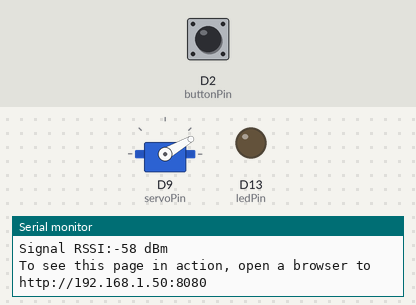
Bench run of a sketch on a simulated Arduino Uno R4 WiFi. On the bench: servo, output pins drawn as LEDs (lit = HIGH), the last lines printed to the serial monitor. Inputs (shaded band) come from the test bench; at power-on: D2 (buttonPin) HIGH. WiFi joins after 1.5 s; servers stay silent unless stated; not simulated (calls return 0 or success): secrets.h.

Above: at 13.7 s.
13.8 s: D2 (buttonPin) pulled LOW for 0.15 s
At 14.3 s:
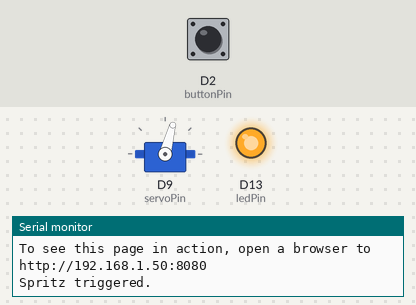
15.9 s: D2 (buttonPin) pulled LOW for 1 s
At 17.6 s:
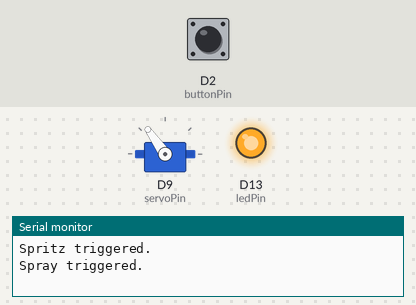
19.4 s: D2 (buttonPin) pulled LOW for 3.2 s
At 25.0 s:
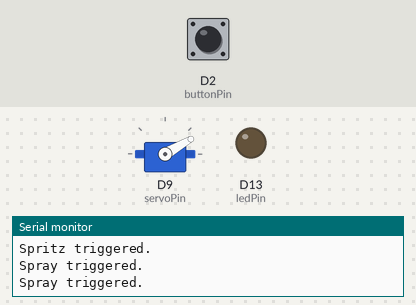
Timing chart, 0 to 26.5 s (numbered marks = the images above; inputs shaded):
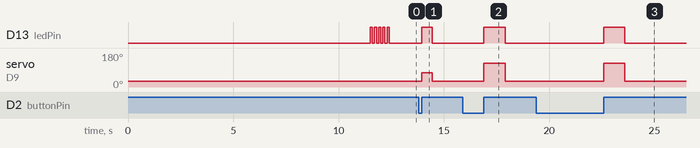

The sketch:

device.ino
```cpp
#include "WiFiS3.h"
#include <Servo.h>
#include "secrets.h"

#define SERVO_REST_POS 30
#define SERVO_SPRAY_POS 125
#define SPRAY_HOLD_DURATION 1000
#define SERVO_SPRITZ_POS 75
#define SPRITZ_HOLD_DURATION 500
#define INTERBURST_DELAY 500
#define SPRITZ_SPRAY_THRESHOLD 1000

int ledPin = LED_BUILTIN;
int buttonPin = 2;
int servoPin = 9;
int status = WL_IDLE_STATUS;

WiFiServer server(8080);
Servo sprayServo;

void setup() {
  Serial.begin(115200);

  while (!Serial) {
    ;
  }

  pinMode(ledPin, OUTPUT);
  digitalWrite(ledPin, LOW);

  pinMode(buttonPin, INPUT_PULLUP);

  sprayServo.attach(servoPin);
  sprayServo.write(SERVO_REST_POS);

  if (WiFi.status() == WL_NO_MODULE) {
    Serial.println("Communication with WiFi module failed!");
    while (true)
      ;
  }

  String fv = WiFi.firmwareVersion();
  if (fv < WIFI_FIRMWARE_LATEST_VERSION) {
    Serial.println("Please upgrade the firmware.");
  }

  while (status != WL_CONNECTED) {
    Serial.print("Attempting connection to ");
    Serial.println(WIFI_SSID);

    status = WiFi.begin(WIFI_SSID, WIFI_PASSWORD);
    delay(10000);
  }
  server.begin();
  printWifiStatus();

  for (int i = 0; i < 5; i++) {
    digitalWrite(ledPin, HIGH);
    delay(100);
    digitalWrite(ledPin, LOW);
    delay(100);
  }
}


void loop() {
  WiFiClient client = server.available();

  if (client) {
    Serial.println("Client connected.");
    String currentLine = "";
    while (client.connected()) {
      if (client.available()) {
        char c = client.read();
        Serial.write(c);
        if (c == '\n') {

          // if the current line is blank, you got two newline characters in a row.
          // that's the end of the client HTTP request, so send a response:
          if (currentLine.length() == 0) {
            client.println("HTTP/1.1 200 OK");
            client.println("Content-type:text/html");
            client.println();

            client.print("<p><a href=\"/spray\">Spray</a><br></p>");

            client.println();
            break;
          } else {  // if you got a newline, then clear currentLine:
            currentLine = "";
          }
        } else if (c != '\r') {  // if you got anything else but a carriage return character,
          currentLine += c;      // add it to the end of the currentLine
        }

        // Check to see if the client request was "GET /spray":
        if (currentLine.endsWith("POST /spray")) {
          triggerSpray();
        } else if (currentLine.endsWith("POST /burst")) {
          for (int i = 0; i < 3; i++) {
            triggerSpray();
            delay(INTERBURST_DELAY);
          }
        } else if (currentLine.endsWith("POST /spritz")) {
          triggerSpritz();
        }
      }
    }
    client.stop();
    Serial.println("Client disconnected.");
  } else if (digitalRead(buttonPin) == 0) {
    unsigned long buttonHoldStart = millis();
    while (digitalRead(buttonPin) == 0) delay(5);
    unsigned long buttonHoldDuration = millis() - buttonHoldStart;
    if (buttonHoldDuration < SPRITZ_SPRAY_THRESHOLD) triggerSpritz();
    else triggerSpray();
  }
  delay(10);
}

void triggerSpray() {
  Serial.println("Spray triggered.");
  digitalWrite(ledPin, HIGH);
  sprayServo.write(SERVO_SPRAY_POS);
  delay(SPRAY_HOLD_DURATION);
  digitalWrite(ledPin, LOW);
  sprayServo.write(SERVO_REST_POS);
}

void triggerSpritz() {
  Serial.println("Spritz triggered.");
  digitalWrite(ledPin, HIGH);
  sprayServo.write(SERVO_SPRITZ_POS);
  delay(SPRITZ_HOLD_DURATION);
  digitalWrite(ledPin, LOW);
  sprayServo.write(SERVO_REST_POS);
}

void printWifiStatus() {
  Serial.print("SSID: ");
  Serial.println(WiFi.SSID());

  IPAddress ip = WiFi.localIP();
  Serial.print("IP Address: ");
  Serial.println(ip);

  long rssi = WiFi.RSSI();
  Serial.print("Signal RSSI:");
  Serial.print(rssi);
  Serial.println(" dBm");

  Serial.print("To see this page in action, open a browser to http://");
  Serial.print(ip);
  Serial.println(":8080");
}
```

Measured:
- after the input at 13.8 s, D13 (ledPin): LOW → HIGH after 0.15 s, → LOW 0.50 s later; servo on D9 (servoPin): 30° → 75° after 0.15 s, → 30° 0.50 s later
- after the input at 15.9 s, D13 (ledPin): LOW → HIGH after 1.0 s, → LOW 1.0 s later; servo on D9 (servoPin): 30° → 125° after 1.0 s, → 30° 1.0 s later
- after the input at 19.4 s, D13 (ledPin): LOW → HIGH after 3.2 s, → LOW 1.0 s later; servo on D9 (servoPin): 30° → 125° after 3.2 s, → 30° 1.0 s later
